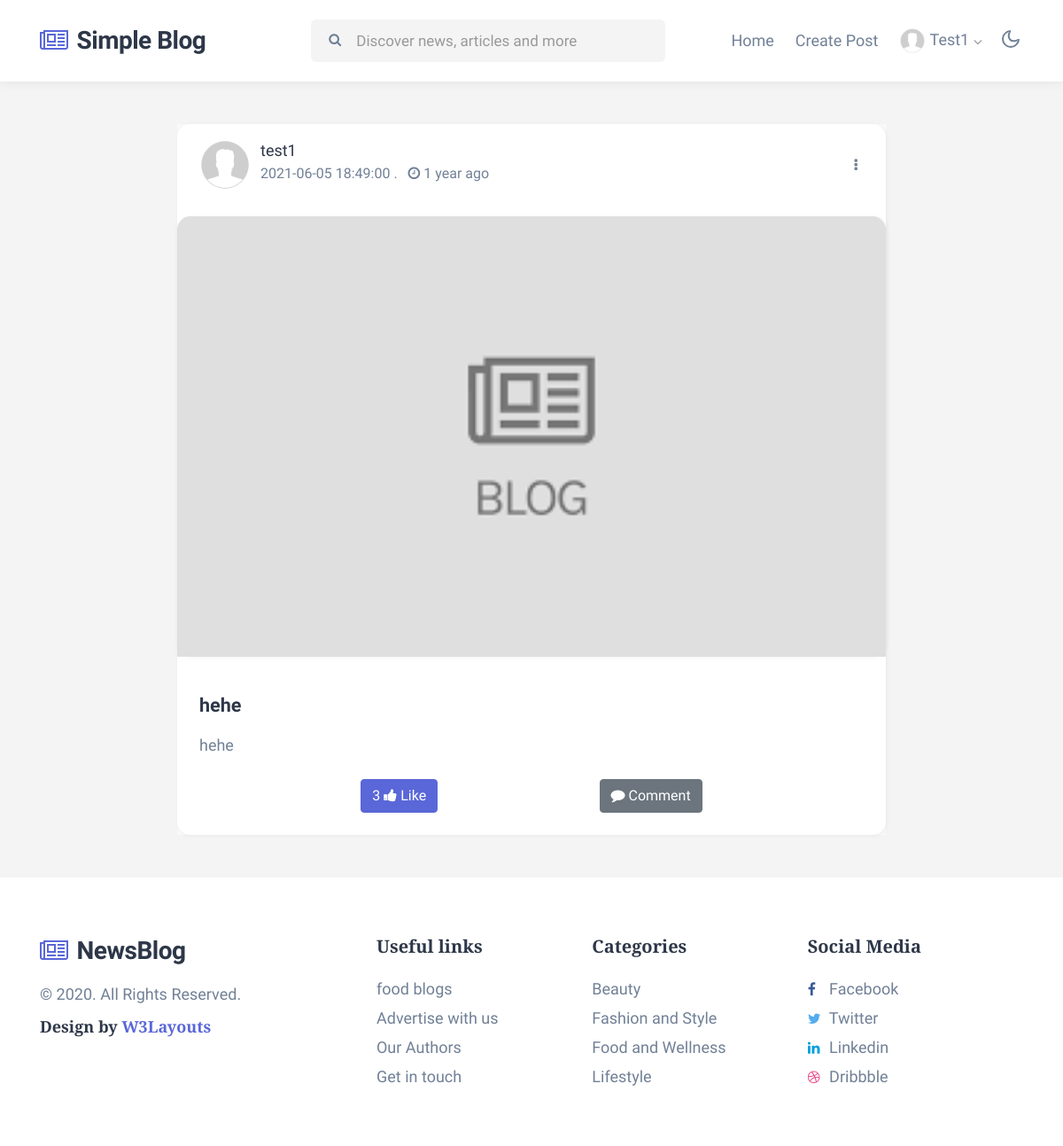
/post.php?post_id=2 (signed in), run on the app's committed database.
### tables this page shows
CREATE TABLE `user` (
  `id` int(11) NOT NULL,
  `name` varchar(255) NOT NULL,
  `email` char(255) NOT NULL,
  `pwhash` varchar(255) NOT NULL,
  `date_created` datetime NOT NULL DEFAULT current_timestamp(),
  `role` varchar(255) DEFAULT '1',
  `img` varchar(255) NOT NULL
);

CREATE TABLE `post` (
  `id` int(11) NOT NULL,
  `img` varchar(255) NOT NULL,
  `title` text NOT NULL,
  `body` text NOT NULL,
  `author` int(11) NOT NULL,
  `date_create` datetime NOT NULL DEFAULT current_timestamp(),
  `date_modifly` datetime NOT NULL DEFAULT current_timestamp()
);

### func/post-check.php (called while the page is built, shortened)
<?php
$errors = [];
if (isset($_POST["submit"])) {
    checkInput($_POST['ptitle'], $_POST['pbody'], $errors);
    $post_img_path = checkPimg($_FILES['p-img'], $errors);
    if (empty($errors)) {
        $post_id = createPost($conn, $_POST['ptitle'], $_POST['pbody'], $_SESSION['user_id'], $post_img_path);
        if ($post_id != 0) {
            $location = "Location:post.php?post_id=$post_id";
            header($location);
        }
    }
} elseif (isset($_GET["post_id"]) && !isset($_GET['editing'])) {
    $post_id = $_GET['post_id'];
    $sql = "SELECT post.title, post.body, post.img as post_img, post.date_create, user.name, user.img as author_img, user.id as author_id from user,post WHERE post.id = ? and post.author = user.id
    ";
    $stmt = $conn->prepare($sql);
    $stmt->bind_param("s", $post_id);
    $stmt->execute();
    $result = $stmt->get_result();
    $row = $result->fetch_assoc();
    $title = $row['title'];
    $body = $row['body'];
    $author_name = $row['name'];
    $datecreate = $row['date_create'];
    $post_img_path = $row['post_img'];
    $author_img = $row['author_img'];
    $author_id = $row['author_id'];
    $no_row = false;
}

### post.php (the view, shortened to what this page needs)
<?php
include "./func/config.php";
include "./func/post-check.php";
include './includes/header.php';
?>
<?php if ($_SESSION['loggedin'] != true) : ?>
    <div class="jumbotron text-center">
        <h1 class="display-3">Please login first</h1>
        <br>
        <a name="" id="" class="btn btn-primary w-50" href="login.php" role="button">Login</a>
    </div>
<?php else : ?>
    <br><br>
    <div class="col-lg-8 col-10 offset-lg-2 offset-1 p-0 w3l-homeblock2 post">
        <div class="card">
            <div class="align-items-center mt-3 mb-1 px-4 d-flex justify-content-between">
                <span class="author"><img src="<?php echo $author_img  ?> " alt="" class="img-fluid rounded-circle" />
                    <ul class="blog-meta">
                        <li>
                            <a href="author.php?user_id=<?php echo $author_id ?>"> <?php echo $author_name ?> </a></a>
                        </li>
                        <li class="meta-item blog-lesson">
                            <span class="meta-value"> <?php echo $datecreate  ?> </span>. <span class="meta-value ml-2"><span class="fa fa-clock-o"></span> <?php echo gettimepass($datecreate) ?></span>
                        </li>
                    </ul>
                </span>
                <?php if ($author_id === $_SESSION['user_id'] || $_SESSION['user_role'] === '2') : ?>
                    <span><i class="fa fa-ellipsis-v p-2" id="editpostdropdown" data-toggle="dropdown" aria-haspopup="true" aria-expanded="false"></i>
                    </span>
                <?php endif ?>
            </div>
            <br>
            <div class="card-header p-0 position-relative">
                <a href="#blog-single.html">
                    <img class="card-img-bottom d-block radius-image-full" id="<?php echo 'img_' . $post_id ?>" src="<?php echo $post_img_path ?>" alt="./assets/post_img/post_default.png">
                </a>
            </div>
            <div class="card-body blog-details" id="<?php echo 'body_' . $post_id ?>">
                <a href="#" class="blog-desc"><?php echo $title  ?>
                </a>
                <p><?php echo $body  ?></p>
                <br>
                <div style="display: flex;  justify-content: space-evenly;">
                    <button type="button" id="<?php echo 'likebtn_' . $post_id ?>" class="btn btn-primary likebtn"><span class="pr-1" id="<?php echo 'likec_' . $post_id ?>"><?php echo likecount($_GET['post_id'], $conn) ?></span><i class="fa fa-thumbs-up" aria-hidden="true"></i>
                        Like</button>
                    <button type="button" id="commentbtn" class="btn btn-secondary"><i class="fa fa-comment" aria-hidden="true"></i>
                        Comment</button>
                </div>
            </div>
        </div>
    </div>
    <br><br>
<?php endif ?>
<?php include './includes/footer.php' ?>

### includes/header.php (shortened to what this page needs)
<?php
$current_script = basename($_SERVER['SCRIPT_NAME'], ".php");
function likecount($post_id, $conn)
{
    $sql = "SELECT * from liked_post WHERE id_post = ? ";
    $stmt = $conn->prepare($sql);
    $stmt->bind_param('i', $post_id);
    $stmt->execute();
    $count = $stmt->get_result()->num_rows;
    return $count;
}
function gettimepass($create)
{
    return time_elapsed_string('@' . (string)(strtotime($create) - (60 * 60 * 7)));
}
function time_elapsed_string($datetime, $full = false)
{
    $now = new DateTime;
    $ago = new DateTime($datetime);
    $diff = $now->diff($ago);
    $diff->w = floor($diff->d / 7);
    $diff->d -= $diff->w * 7;
    $string = array(
        'y' => 'year',
        'm' => 'month',
        'w' => 'week',
        'd' => 'day',
        'h' => 'hour',
        'i' => 'minute',
        's' => 'second',
    );
    foreach ($string as $k => &$v) {
        if ($diff->$k) {
            $v = $diff->$k . ' ' . $v . ($diff->$k > 1 ? 's' : '');
        } else {
            unset($string[$k]);
        }
    }
    if (!$full) $string = array_slice($string, 0, 1);
    return $string ? implode(', ', $string) . ' ago' : 'just now';
}
?>
<!doctype html>
<html lang="en">
<head>
    <link rel="stylesheet" href="https://stackpath.bootstrapcdn.com/bootstrap/4.3.1/css/bootstrap.min.css">
    <link rel="stylesheet" href="https://cdnjs.cloudflare.com/ajax/libs/font-awesome/5.15.3/css/all.min.css" />
    <link rel="stylesheet" href="./assets/css/style-starter.css">
    <link rel="stylesheet" href="./assets/css/style.css">
</head>
<body>
    <header class="w3l-header" id="navbar" style="transition: 0.4s ease-out;">
        <div class="container">
            <nav class="navbar navbar-expand-lg navbar-light fill px-lg-0 py-0 px-sm-3 px-0">
                <a class="navbar-brand" href="index.php">
                    <span class="fa fa-newspaper-o"></span>Simple Blog </a>
                <div class="collapse navbar-collapse" id="navbarSupportedContent">
                    <nav class="mx-auto" style="width: 80%;">
                        <div class="search-bar">
                            <form class="search">
                                <input type="search" class="search__input" name="search" placeholder="Discover news, articles and more" onload="equalWidth()" required>
                                <span class="fa fa-search search__icon"></span>
                            </form>
                        </div>
                    </nav>
                    <ul class="navbar-nav">
                        <li class="nav-item  <?php if ($current_script == 'index') {
                                                    echo 'active';
                                                } ?>">
                            <a class="nav-link" href="index.php">Home</a>
                        </li>
                        <li class="nav-item  <?php if ($current_script == 'createpost') {
                                                    echo 'active';
                                                } ?>">
                            <a class="nav-link" style="white-space: nowrap;" href="createpost.php">Create Post</a>
                        </li>
                        <?php if ($_SESSION['loggedin'] == false) : ?>
                            <li class="nav-item  <?php if ($current_script == 'login') {
                                                        echo 'active';
                                                    } ?>" data-toggle="modal" data-target="#modelId"><a href="./login.php" class="nav-link">Login</a> </li>
                        <?php else : ?>
                            <li class="nav-item dropdown <?php if ($current_script == 'profile'||$current_script == 'author') {
                                                                echo 'active';
                                                            } ?>">
                                <a class="nav-link dropdown-toggle text-center dropdownhover" href="./profile.php" id="navbarDropdown" role="button" data-toggle="dropdown" aria-haspopup="true" aria-expanded="false">
                                    <img src=" <?php echo $_SESSION['img'] ?> " alt="avatar" style="height: 30px; width: 30px; border-radius: 50%; ">
                                    <?php echo htmlspecialchars($_SESSION['user_name']) ?> <span class="fa fa-angle-down"></span>
                                </a>
                            </li>
                        <?php endif ?>
                    </ul>
                </div>
                <div class="mobile-position">
                    <nav class="navigation">
                        <div class="theme-switch-wrapper">
                            <label class="theme-switch" for="checkbox">
                                <div class="mode-container">
                                    <i class="gg-moon"></i>
                                </div>
                            </label>
                        </div>
                    </nav>
                </div>
        </div>
    </header>

### includes/footer.php (shortened to what this page needs)
<section class="app-footer">
    <footer class="footer-28 py-5">
        <div class="footer-bg-layer">
            <div class="container py-lg-3">
                <div class="row footer-top-28">
                    <div class="col-lg-4 footer-list-28 copy-right mb-lg-0 mb-sm-5 mt-sm-0 mt-4">
                        <a class="navbar-brand mb-3" href="index.html">
                            <span class="fa fa-newspaper-o"></span> NewsBlog</a>
                        <p class="copy-footer-28"> © 2020. All Rights Reserved. </p>
                        <h5 class="mt-2">Design by <a href="https://w3layouts.com/">W3Layouts</a></h5>
                    </div>
                    <div class="col-lg-8 row">
                        <div class="col-sm-4 col-6 footer-list-28">
                            <h6 class="footer-title-28">Useful links</h6>
                            <ul>
                                <li><a href="#categories">food blogs</a></li>
                                <li><a href="#advertise">Advertise with us</a></li>
                                <li><a href="#authors">Our Authors</a></li>
                                <li><a href="contact.html">Get in touch</a></li>
                            </ul>
                        </div>
                        <div class="col-sm-4 col-6 footer-list-28">
                            <h6 class="footer-title-28">Categories</h6>
                            <ul>
                                <li><a href="beauty.html">Beauty</a></li>
                                <li><a href="fashion.html">Fashion and Style</a></li>
                                <li><a href="#food"> Food and Wellness</a></li>
                                <li><a href="#lifestyle">Lifestyle</a></li>
                            </ul>
                        </div>
                        <div class="col-sm-4 col-6 footer-list-28 mt-sm-0 mt-4">
                            <h6 class="footer-title-28">Social Media</h6>
                            <ul class="social-icons">
                                <li class="facebook">
                                    <a href="#facebook"><span class="fa fa-facebook"></span> Facebook</a>
                                </li>
                                <li class="twitter"> <a href="#twitter"><span class="fa fa-twitter"></span>
                                        Twitter</a></li>
                                <li class="linkedin"> <a href="#linkedin"><span class="fa fa-linkedin"></span>
                                        Linkedin</a></li>
                                <li class="dribbble"><a href="#dribbble"><span class="fa fa-dribbble"></span>
                                        Dribbble</a></li>
                            </ul>
                        </div>
                    </div>
                </div>
            </div>
        </div>
    </footer>
</section>
</body>
</html>

### data on the page
user: img (placeholder picture), name "test1", post.date_create "2021-06-05 18:49:00", post.date_create "1 year ago", post.img (placeholder picture), post.title "hehe", post.body "hehe"

### other printed values
$_SESSION['user_name'] "Test1"
likecount($_GET['post_id'], $conn) "3"
